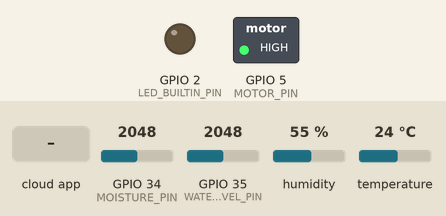
The program below on a simulated ESP32. On the bench: switched loads named in the program (green lamp = pin HIGH), output pins drawn as LEDs (lit = HIGH). The test bench sets the inputs (shaded band); at power-on: GPIO 34 (MOISTURE_PIN) = 2048, GPIO 35 (WATER_LEVEL_PIN) = 2048, humidity 55 %, temperature 24 °C. WiFi joins after 1.5 s; servers stay silent unless stated; the Firebase database answers and starts empty; what the program prints to the serial monitor is not drawn.

Above: at 3.2 s.
3.3 s: the phone or cloud app sets led to ON
At 4.4 s:
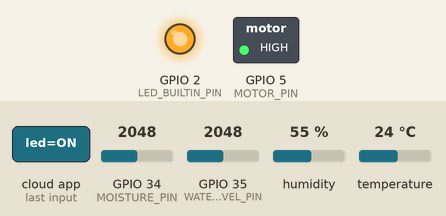
5.0 s: the phone or cloud app sets motor to ON
At 6.2 s:
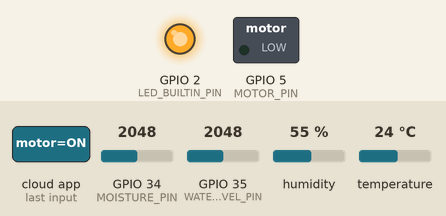
7.0 s: the phone or cloud app sets led to OFF
At 7.8 s:
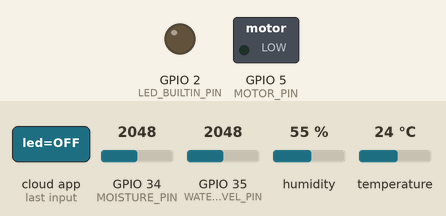
9.5 s: the phone or cloud app sets motor to OFF
At 10.6 s:
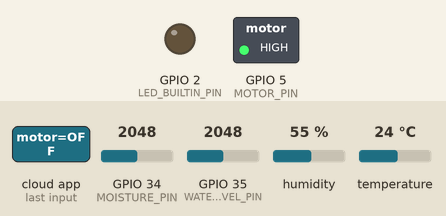
Timing chart, 0 to 12.5 s (numbered marks = the images above; inputs shaded):
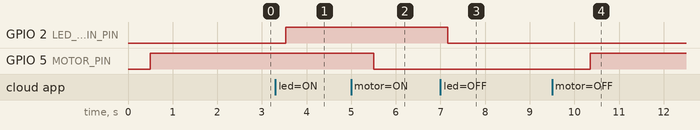

Measured:
- after the input at 3.3 s, GPIO 2 (LED_BUILTIN_PIN): LOW → HIGH after 0.23 s
- after the input at 5.0 s, GPIO 5 (MOTOR_PIN): HIGH → LOW after 0.50 s
- after the input at 7.0 s, GPIO 2 (LED_BUILTIN_PIN): HIGH → LOW after 0.16 s
- after the input at 9.5 s, GPIO 5 (MOTOR_PIN): LOW → HIGH after 0.86 s

The program:

main.cpp
```cpp
#include <WiFi.h>
#include <Firebase_ESP_Client.h>
#include <DHT.h>

// ---------------- WiFi Credentials ----------------
#define WIFI_SSID "HOTSPOT"
#define WIFI_PASSWORD "aaaaaaaaa"

// ---------------- Firebase Credentials ----------------
#define API_KEY "AIzaSyCpxdj3ayV9qMycIRiebLdDNMZMvV4uTKc"
#define DATABASE_URL "https://project-esp32-cbe7f-default-rtdb.firebaseio.com/"

// Firebase Authentication
#define USER_EMAIL "goooluraja@gmail.com"
#define USER_PASSWORD "#Golu@1233GecArwal"

// ---------------- Pin Config ----------------
#define DHTPIN 4
#define DHTTYPE DHT11
#define MOISTURE_PIN 34 // Soil moisture analog pin
#define WATER_LEVEL_PIN 35 // Water level analog pin
#define MOTOR_PIN 5
#define LED_BUILTIN_PIN 2 // Built-in LED on ESP32 DevKit V1

// ---------------- Objects ----------------
DHT dht(DHTPIN, DHTTYPE);
FirebaseData fbdo;
FirebaseAuth auth;
FirebaseConfig config;

// ---------------- Timing ----------------
unsigned long previousMillis = 0;
const long sensorInterval = 1000; // 1 second
const long wifiReconnectInterval = 5000; // 5 seconds

void setup() {
  Serial.begin(115200);
  delay(500);

  // --- Pin setup ---
  pinMode(MOTOR_PIN, OUTPUT);
  digitalWrite(MOTOR_PIN, HIGH); // Relay OFF at start (active LOW)

  pinMode(LED_BUILTIN_PIN, OUTPUT);
  digitalWrite(LED_BUILTIN_PIN, LOW);

  // --- Wi-Fi ---
  WiFi.mode(WIFI_STA);
  Serial.print("Connecting to Wi-Fi: ");
  Serial.println(WIFI_SSID);
  WiFi.begin(WIFI_SSID, WIFI_PASSWORD);

  unsigned long wifiStart = millis();
  while (WiFi.status() != WL_CONNECTED && millis() - wifiStart < 20000) { // 20 sec timeout
    Serial.print(".");
    delay(500);
  }

  if (WiFi.status() == WL_CONNECTED) {
    Serial.println("\nWi-Fi Connected!");
    Serial.print("IP Address: ");
    Serial.println(WiFi.localIP());
  } else {
    Serial.println("\nWi-Fi Failed. Will retry in loop.");
  }

  // --- Firebase ---
  config.api_key = API_KEY;
  config.database_url = DATABASE_URL;
  auth.user.email = USER_EMAIL;
  auth.user.password = USER_PASSWORD;

  Firebase.begin(&config, &auth);
  Firebase.reconnectWiFi(true);

  dht.begin();
  Serial.println("Firebase and DHT initialized.");
}

void loop() {
  // --- Wi-Fi reconnect ---
  if (WiFi.status() != WL_CONNECTED) {
    Serial.println("Wi-Fi not connected. Attempting reconnect...");
    WiFi.disconnect();
    WiFi.begin(WIFI_SSID, WIFI_PASSWORD);

    unsigned long reconnectStart = millis();
    while (WiFi.status() != WL_CONNECTED && millis() - reconnectStart < wifiReconnectInterval) {
      Serial.print(".");
      delay(500);
    }

    if (WiFi.status() == WL_CONNECTED) {
      Serial.println("\nWi-Fi Reconnected!");
      Serial.print("IP Address: ");
      Serial.println(WiFi.localIP());
    } else {
      Serial.println("\nReconnect failed. Will retry in next loop.");
      delay(wifiReconnectInterval);
      return; // skip this loop cycle
    }
  }

  // --- Motor Control from Firebase (Active LOW relay) ---
  if (Firebase.RTDB.getString(&fbdo, "/ESP32/commands/motor")) {
    String motorCommand = fbdo.stringData();
    if (motorCommand == "ON") {
      digitalWrite(MOTOR_PIN, LOW); // Active LOW: Motor ON
      Serial.println("Motor ON");
    } else if (motorCommand == "OFF") {
      digitalWrite(MOTOR_PIN, HIGH); // Active LOW: Motor OFF
      Serial.println("Motor OFF");
    }
  }

  // --- LED Control from Firebase (Active HIGH onboard LED) ---
  if (Firebase.RTDB.getString(&fbdo, "/ESP32/commands/led")) {
    String ledCommand = fbdo.stringData();
    if (ledCommand == "ON") {
      digitalWrite(LED_BUILTIN_PIN, HIGH);
      Serial.println("LED ON");
    } else if (ledCommand == "OFF") {
      digitalWrite(LED_BUILTIN_PIN, LOW);
      Serial.println("LED OFF");
    }
  }

  // --- Sensor Reading at 1-second intervals ---
  unsigned long currentMillis = millis();
  if (currentMillis - previousMillis >= sensorInterval) {
    previousMillis = currentMillis;

    int moistureValue = analogRead(MOISTURE_PIN);
    int waterLevel = analogRead(WATER_LEVEL_PIN);
    float temperature = dht.readTemperature();
    float humidity = dht.readHumidity();

    // Validate DHT readings
    if (isnan(temperature) || isnan(humidity)) {
      Serial.println("Failed to read DHT sensor!");
      return; // skip upload
    }

    Serial.printf("Moisture: %d | Water Level: %d | Temp: %.2f | Humidity: %.2f\n",
                  moistureValue, waterLevel, temperature, humidity);

    // Upload to Firebase if ready
    if (Firebase.ready()) {
      Firebase.RTDB.setInt(&fbdo, "/ESP32/Moisture", moistureValue);
      Firebase.RTDB.setInt(&fbdo, "/ESP32/WaterLevel", waterLevel);
      Firebase.RTDB.setFloat(&fbdo, "/ESP32/Temperature", temperature);
      Firebase.RTDB.setFloat(&fbdo, "/ESP32/Humidity", humidity);
    }
  }
}
```
